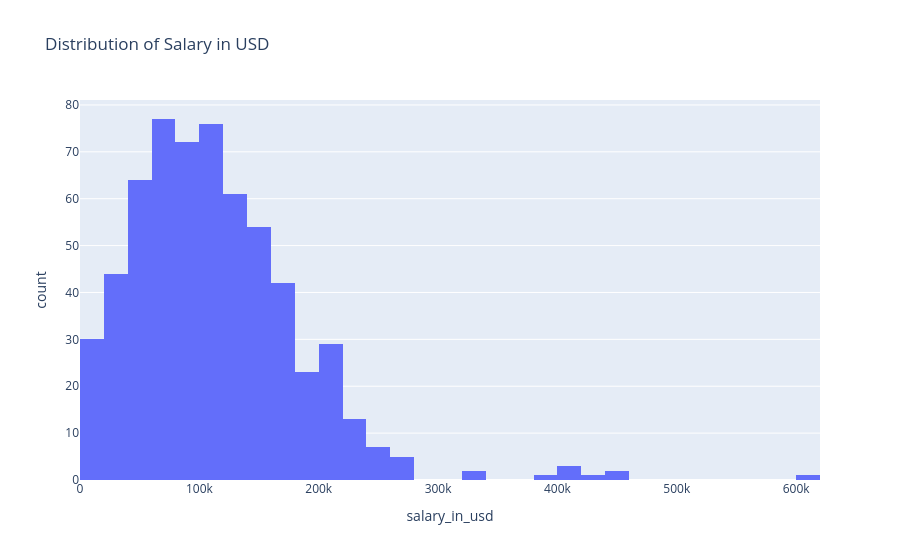

The cell this chart's notebook holds for it:
### Code cell
# histogram for salary distribution

fig = px.histogram(df, x='salary_in_usd', nbins=40, title='Distribution of Salary in USD') # no default for nbins
fig.show()

### Figure 1 — Plotly figure (JSON) as saved in the notebook; plotly's stock layout.template omitted (floating-point values rounded to 4 significant figures; data arrays with more than 128 entries replaced by an {"elided": "..."} marker saying what was removed)
{"data": [{"bingroup": "x", "hovertemplate": "salary_in_usd=%{x}<br>count=%{y}<extra></extra>", "legendgroup": "", "marker": {"color": "#636efa", "pattern": {"shape": ""}}, "name": "", "nbinsx": 40, "orientation": "v", "showlegend": false, "type": "histogram", "x": {"elided": "607 int values"}, "xaxis": "x", "yaxis": "y"}], "layout": {"barmode": "relative", "legend": {"tracegroupgap": 0}, "title": {"text": "Distribution of Salary in USD"}, "xaxis": {"anchor": "y", "domain": [0, 1], "title": {"text": "salary_in_usd"}}, "yaxis": {"anchor": "x", "domain": [0, 1], "title": {"text": "count"}}}}
